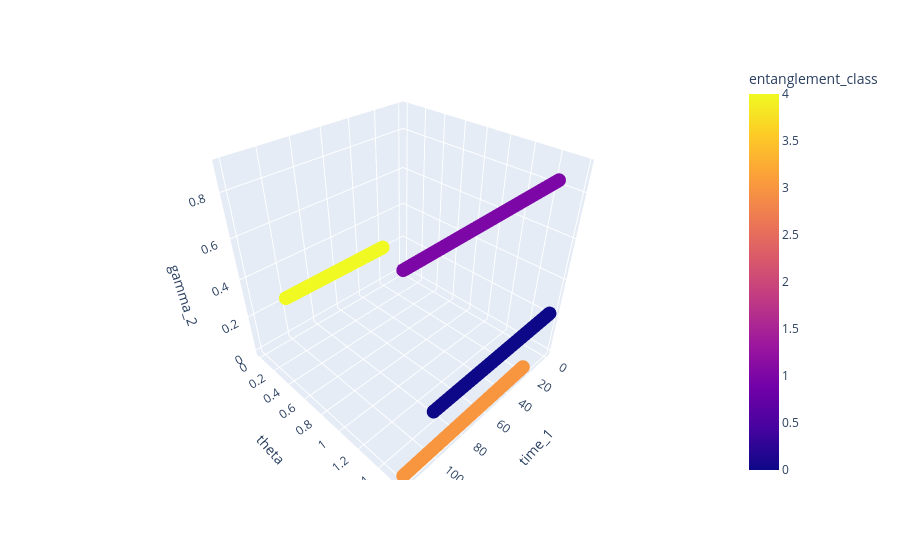

Notebook code cell kept with this figure:
### Code cell
import plotly.express as px
plt.figure(figsize=(10, 6))
fig = px.scatter_3d(data, x='time_1', y='theta', z='gamma_2', color='entanglement_class')
fig.show()

### Figure 1 — Plotly figure (JSON) as saved in the notebook; plotly's stock layout.template omitted (floating-point values rounded to 4 significant figures; data arrays with more than 128 entries replaced by an {"elided": "..."} marker saying what was removed)
{"data": [{"hovertemplate": "time_1=%{x}<br>theta=%{y}<br>gamma_2=%{z}<br>entanglement_class=%{marker.color}<extra></extra>", "legendgroup": "", "marker": {"color": {"elided": "4800 int values"}, "coloraxis": "coloraxis", "symbol": "circle"}, "mode": "markers", "name": "", "scene": "scene", "showlegend": false, "type": "scatter3d", "x": {"elided": "4800 float values"}, "y": {"elided": "4800 float values"}, "z": {"elided": "4800 float values"}}], "layout": {"coloraxis": {"colorbar": {"title": {"text": "entanglement_class"}}, "colorscale": [[0, "#0d0887"], [0.1111, "#46039f"], [0.2222, "#7201a8"], [0.3333, "#9c179e"], [0.4444, "#bd3786"], [0.5556, "#d8576b"], [0.6667, "#ed7953"], [0.7778, "#fb9f3a"], [0.8889, "#fdca26"], [1, "#f0f921"]]}, "legend": {"tracegroupgap": 0}, "margin": {"t": 60}, "scene": {"domain": {"x": [0, 1], "y": [0, 1]}, "xaxis": {"title": {"text": "time_1"}}, "yaxis": {"title": {"text": "theta"}}, "zaxis": {"title": {"text": "gamma_2"}}}}}
